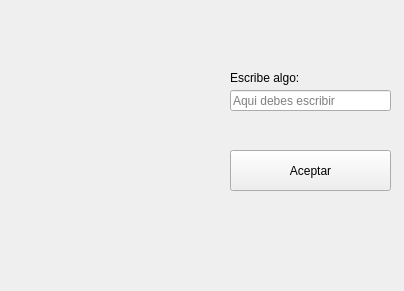
<?xml version="1.0" encoding="UTF-8"?>
<ui version="4.0">
 <class>MainWindow</class>
 <widget class="QMainWindow" name="MainWindow">
  <property name="geometry">
   <rect>
    <x>0</x>
    <y>0</y>
    <width>404</width>
    <height>291</height>
   </rect>
  </property>
  <property name="minimumSize">
   <size>
    <width>404</width>
    <height>291</height>
   </size>
  </property>
  <property name="maximumSize">
   <size>
    <width>404</width>
    <height>291</height>
   </size>
  </property>
  <property name="windowTitle">
   <string>Ventana</string>
  </property>
  <widget class="QWidget" name="centralwidget">
   <widget class="QLabel" name="imagen">
    <property name="geometry">
     <rect>
      <x>30</x>
      <y>20</y>
      <width>181</width>
      <height>251</height>
     </rect>
    </property>
    <property name="text">
     <string/>
    </property>
    <property name="pixmap">
     <pixmap>images.jpeg</pixmap>
    </property>
    <property name="scaledContents">
     <bool>true</bool>
    </property>
   </widget>
   <widget class="QLineEdit" name="txtEntrada">
    <property name="geometry">
     <rect>
      <x>230</x>
      <y>90</y>
      <width>161</width>
      <height>21</height>
     </rect>
    </property>
    <property name="maxLength">
     <number>10</number>
    </property>
    <property name="echoMode">
     <enum>QLineEdit::EchoMode::Normal</enum>
    </property>
    <property name="placeholderText">
     <string>Aqui debes escribir</string>
    </property>
   </widget>
   <widget class="QLabel" name="label">
    <property name="geometry">
     <rect>
      <x>230</x>
      <y>70</y>
      <width>121</width>
      <height>16</height>
     </rect>
    </property>
    <property name="text">
     <string>Escribe algo:</string>
    </property>
   </widget>
   <widget class="QPushButton" name="btnAceptar">
    <property name="geometry">
     <rect>
      <x>230</x>
      <y>150</y>
      <width>161</width>
      <height>41</height>
     </rect>
    </property>
    <property name="text">
     <string>Aceptar</string>
    </property>
   </widget>
  </widget>
 </widget>
 <resources/>
 <connections/>
</ui>
